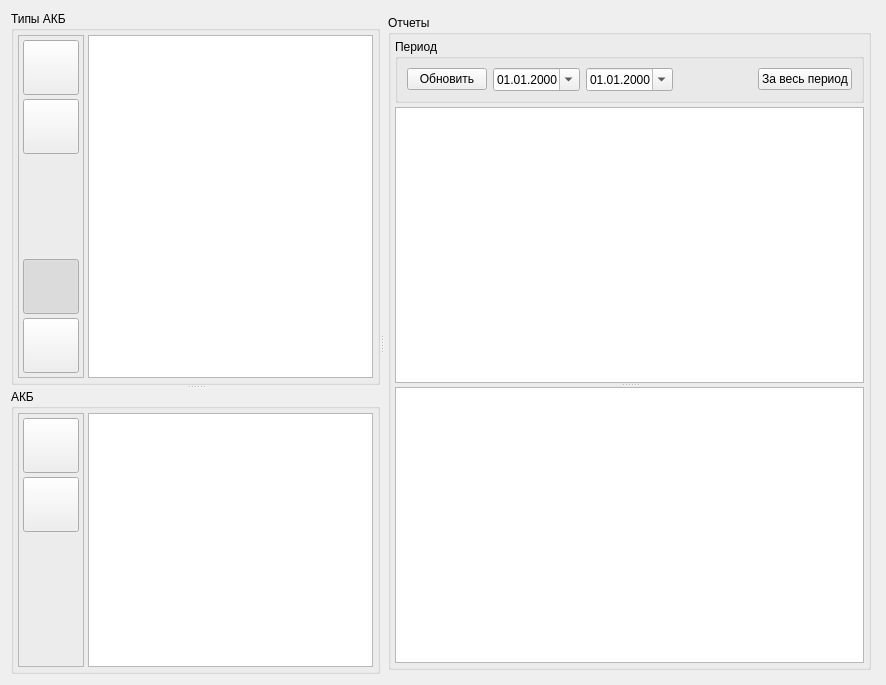
<?xml version="1.0" encoding="UTF-8"?>
<ui version="4.0">
 <class>ReportCommon</class>
 <widget class="QWidget" name="ReportCommon">
  <property name="geometry">
   <rect>
    <x>0</x>
    <y>0</y>
    <width>886</width>
    <height>685</height>
   </rect>
  </property>
  <property name="windowTitle">
   <string>Form</string>
  </property>
  <layout class="QVBoxLayout" name="verticalLayout_3">
   <item>
    <widget class="QSplitter" name="splitter_2">
     <property name="sizePolicy">
      <sizepolicy hsizetype="Expanding" vsizetype="Expanding">
       <horstretch>0</horstretch>
       <verstretch>0</verstretch>
      </sizepolicy>
     </property>
     <property name="orientation">
      <enum>Qt::Horizontal</enum>
     </property>
     <widget class="QSplitter" name="splitter">
      <property name="orientation">
       <enum>Qt::Vertical</enum>
      </property>
      <widget class="QGroupBox" name="gb_akb_type">
       <property name="sizePolicy">
        <sizepolicy hsizetype="Maximum" vsizetype="Expanding">
         <horstretch>0</horstretch>
         <verstretch>0</verstretch>
        </sizepolicy>
       </property>
       <property name="title">
        <string>Типы АКБ</string>
       </property>
       <layout class="QHBoxLayout" name="horizontalLayout_2">
        <property name="spacing">
         <number>4</number>
        </property>
        <property name="leftMargin">
         <number>4</number>
        </property>
        <property name="topMargin">
         <number>4</number>
        </property>
        <property name="rightMargin">
         <number>4</number>
        </property>
        <property name="bottomMargin">
         <number>4</number>
        </property>
        <item>
         <widget class="QFrame" name="fr_types_btn">
          <property name="sizePolicy">
           <sizepolicy hsizetype="Maximum" vsizetype="Preferred">
            <horstretch>0</horstretch>
            <verstretch>0</verstretch>
           </sizepolicy>
          </property>
          <property name="frameShape">
           <enum>QFrame::StyledPanel</enum>
          </property>
          <property name="frameShadow">
           <enum>QFrame::Raised</enum>
          </property>
          <layout class="QVBoxLayout" name="verticalLayout_2">
           <property name="spacing">
            <number>4</number>
           </property>
           <property name="leftMargin">
            <number>4</number>
           </property>
           <property name="topMargin">
            <number>4</number>
           </property>
           <property name="rightMargin">
            <number>4</number>
           </property>
           <property name="bottomMargin">
            <number>4</number>
           </property>
           <item>
            <widget class="QToolButton" name="bTypesNew">
             <property name="sizePolicy">
              <sizepolicy hsizetype="Maximum" vsizetype="Maximum">
               <horstretch>0</horstretch>
               <verstretch>0</verstretch>
              </sizepolicy>
             </property>
             <property name="text">
              <string/>
             </property>
             <property name="iconSize">
              <size>
               <width>48</width>
               <height>48</height>
              </size>
             </property>
            </widget>
           </item>
           <item>
            <widget class="QToolButton" name="bTypesMarkDel">
             <property name="sizePolicy">
              <sizepolicy hsizetype="Maximum" vsizetype="Maximum">
               <horstretch>0</horstretch>
               <verstretch>0</verstretch>
              </sizepolicy>
             </property>
             <property name="text">
              <string/>
             </property>
             <property name="iconSize">
              <size>
               <width>48</width>
               <height>48</height>
              </size>
             </property>
            </widget>
           </item>
           <item>
            <spacer name="verticalSpacer_2">
             <property name="orientation">
              <enum>Qt::Vertical</enum>
             </property>
             <property name="sizeHint" stdset="0">
              <size>
               <width>20</width>
               <height>20</height>
              </size>
             </property>
            </spacer>
           </item>
           <item>
            <widget class="QToolButton" name="tbUsersPage">
             <property name="sizePolicy">
              <sizepolicy hsizetype="Maximum" vsizetype="Maximum">
               <horstretch>0</horstretch>
               <verstretch>0</verstretch>
              </sizepolicy>
             </property>
             <property name="toolTip">
              <string>Отчеты</string>
             </property>
             <property name="text">
              <string/>
             </property>
             <property name="icon">
              <iconset resource="../zrm/zrm_resource.qrc">
               <normaloff>:/zrm/icons/report.png</normaloff>:/zrm/icons/report.png</iconset>
             </property>
             <property name="iconSize">
              <size>
               <width>48</width>
               <height>48</height>
              </size>
             </property>
             <property name="checkable">
              <bool>true</bool>
             </property>
             <property name="checked">
              <bool>true</bool>
             </property>
             <property name="autoExclusive">
              <bool>true</bool>
             </property>
            </widget>
           </item>
           <item>
            <widget class="QToolButton" name="tbAnalizePage">
             <property name="sizePolicy">
              <sizepolicy hsizetype="Maximum" vsizetype="Maximum">
               <horstretch>0</horstretch>
               <verstretch>0</verstretch>
              </sizepolicy>
             </property>
             <property name="toolTip">
              <string>Список пользователей</string>
             </property>
             <property name="text">
              <string/>
             </property>
             <property name="icon">
              <iconset resource="zrm_data.qrc">
               <normaloff>:/data/icons/system-users.png</normaloff>:/data/icons/system-users.png</iconset>
             </property>
             <property name="iconSize">
              <size>
               <width>48</width>
               <height>48</height>
              </size>
             </property>
             <property name="checkable">
              <bool>true</bool>
             </property>
             <property name="autoExclusive">
              <bool>true</bool>
             </property>
            </widget>
           </item>
          </layout>
         </widget>
        </item>
        <item>
         <widget class="QTableView" name="TypesTable">
          <property name="sizePolicy">
           <sizepolicy hsizetype="MinimumExpanding" vsizetype="MinimumExpanding">
            <horstretch>0</horstretch>
            <verstretch>0</verstretch>
           </sizepolicy>
          </property>
          <property name="editTriggers">
           <set>QAbstractItemView::AnyKeyPressed|QAbstractItemView::DoubleClicked|QAbstractItemView::EditKeyPressed|QAbstractItemView::SelectedClicked</set>
          </property>
         </widget>
        </item>
       </layout>
      </widget>
      <widget class="QGroupBox" name="gb_akb_list">
       <property name="sizePolicy">
        <sizepolicy hsizetype="Maximum" vsizetype="Preferred">
         <horstretch>0</horstretch>
         <verstretch>0</verstretch>
        </sizepolicy>
       </property>
       <property name="title">
        <string>АКБ</string>
       </property>
       <layout class="QHBoxLayout" name="horizontalLayout">
        <property name="spacing">
         <number>4</number>
        </property>
        <property name="leftMargin">
         <number>4</number>
        </property>
        <property name="topMargin">
         <number>4</number>
        </property>
        <property name="rightMargin">
         <number>4</number>
        </property>
        <property name="bottomMargin">
         <number>4</number>
        </property>
        <item>
         <widget class="QFrame" name="fr_numbers_btn">
          <property name="sizePolicy">
           <sizepolicy hsizetype="Maximum" vsizetype="Preferred">
            <horstretch>0</horstretch>
            <verstretch>0</verstretch>
           </sizepolicy>
          </property>
          <property name="frameShape">
           <enum>QFrame::StyledPanel</enum>
          </property>
          <property name="frameShadow">
           <enum>QFrame::Raised</enum>
          </property>
          <layout class="QVBoxLayout" name="verticalLayout">
           <property name="spacing">
            <number>4</number>
           </property>
           <property name="leftMargin">
            <number>4</number>
           </property>
           <property name="topMargin">
            <number>4</number>
           </property>
           <property name="rightMargin">
            <number>4</number>
           </property>
           <property name="bottomMargin">
            <number>4</number>
           </property>
           <item>
            <widget class="QToolButton" name="bNumbersNew">
             <property name="sizePolicy">
              <sizepolicy hsizetype="Maximum" vsizetype="Maximum">
               <horstretch>0</horstretch>
               <verstretch>0</verstretch>
              </sizepolicy>
             </property>
             <property name="text">
              <string/>
             </property>
             <property name="iconSize">
              <size>
               <width>48</width>
               <height>48</height>
              </size>
             </property>
            </widget>
           </item>
           <item>
            <widget class="QToolButton" name="bNumbersMarkDel">
             <property name="sizePolicy">
              <sizepolicy hsizetype="Maximum" vsizetype="Maximum">
               <horstretch>0</horstretch>
               <verstretch>0</verstretch>
              </sizepolicy>
             </property>
             <property name="text">
              <string/>
             </property>
             <property name="iconSize">
              <size>
               <width>48</width>
               <height>48</height>
              </size>
             </property>
            </widget>
           </item>
           <item>
            <spacer name="verticalSpacer">
             <property name="orientation">
              <enum>Qt::Vertical</enum>
             </property>
             <property name="sizeHint" stdset="0">
              <size>
               <width>20</width>
               <height>40</height>
              </size>
             </property>
            </spacer>
           </item>
          </layout>
         </widget>
        </item>
        <item>
         <widget class="QTableView" name="NumbersTable">
          <property name="sizePolicy">
           <sizepolicy hsizetype="MinimumExpanding" vsizetype="Expanding">
            <horstretch>0</horstretch>
            <verstretch>0</verstretch>
           </sizepolicy>
          </property>
          <property name="editTriggers">
           <set>QAbstractItemView::AnyKeyPressed|QAbstractItemView::DoubleClicked|QAbstractItemView::EditKeyPressed|QAbstractItemView::SelectedClicked</set>
          </property>
         </widget>
        </item>
       </layout>
      </widget>
     </widget>
     <widget class="QStackedWidget" name="stackedWidget">
      <property name="sizePolicy">
       <sizepolicy hsizetype="Expanding" vsizetype="Preferred">
        <horstretch>0</horstretch>
        <verstretch>0</verstretch>
       </sizepolicy>
      </property>
      <property name="currentIndex">
       <number>2</number>
      </property>
      <widget class="QWidget" name="users_page">
       <layout class="QVBoxLayout" name="verticalLayout_5">
        <property name="spacing">
         <number>4</number>
        </property>
        <property name="leftMargin">
         <number>0</number>
        </property>
        <property name="topMargin">
         <number>0</number>
        </property>
        <property name="rightMargin">
         <number>0</number>
        </property>
        <property name="bottomMargin">
         <number>0</number>
        </property>
        <item>
         <widget class="QGroupBox" name="groupBox">
          <property name="sizePolicy">
           <sizepolicy hsizetype="Expanding" vsizetype="Preferred">
            <horstretch>0</horstretch>
            <verstretch>0</verstretch>
           </sizepolicy>
          </property>
          <property name="title">
           <string>Пользователи</string>
          </property>
          <layout class="QHBoxLayout" name="horizontalLayout_3">
           <property name="spacing">
            <number>4</number>
           </property>
           <property name="leftMargin">
            <number>4</number>
           </property>
           <property name="topMargin">
            <number>4</number>
           </property>
           <property name="rightMargin">
            <number>4</number>
           </property>
           <property name="bottomMargin">
            <number>4</number>
           </property>
           <item>
            <widget class="QTableView" name="UsersTable">
             <property name="frameShape">
              <enum>QFrame::StyledPanel</enum>
             </property>
             <property name="frameShadow">
              <enum>QFrame::Sunken</enum>
             </property>
             <property name="editTriggers">
              <set>QAbstractItemView::AnyKeyPressed|QAbstractItemView::DoubleClicked|QAbstractItemView::EditKeyPressed|QAbstractItemView::SelectedClicked</set>
             </property>
             <property name="sortingEnabled">
              <bool>true</bool>
             </property>
            </widget>
           </item>
           <item>
            <widget class="QFrame" name="fr_users_btn">
             <property name="sizePolicy">
              <sizepolicy hsizetype="Maximum" vsizetype="Expanding">
               <horstretch>0</horstretch>
               <verstretch>0</verstretch>
              </sizepolicy>
             </property>
             <property name="frameShape">
              <enum>QFrame::StyledPanel</enum>
             </property>
             <property name="frameShadow">
              <enum>QFrame::Raised</enum>
             </property>
             <layout class="QVBoxLayout" name="verticalLayout_4">
              <property name="spacing">
               <number>4</number>
              </property>
              <property name="leftMargin">
               <number>4</number>
              </property>
              <property name="topMargin">
               <number>4</number>
              </property>
              <property name="rightMargin">
               <number>4</number>
              </property>
              <property name="bottomMargin">
               <number>4</number>
              </property>
              <item>
               <widget class="QToolButton" name="bUserNew">
                <property name="sizePolicy">
                 <sizepolicy hsizetype="Maximum" vsizetype="Maximum">
                  <horstretch>0</horstretch>
                  <verstretch>0</verstretch>
                 </sizepolicy>
                </property>
                <property name="text">
                 <string/>
                </property>
                <property name="iconSize">
                 <size>
                  <width>48</width>
                  <height>48</height>
                 </size>
                </property>
               </widget>
              </item>
              <item>
               <widget class="QToolButton" name="bUserMarkDel">
                <property name="sizePolicy">
                 <sizepolicy hsizetype="Maximum" vsizetype="Maximum">
                  <horstretch>0</horstretch>
                  <verstretch>0</verstretch>
                 </sizepolicy>
                </property>
                <property name="text">
                 <string/>
                </property>
                <property name="iconSize">
                 <size>
                  <width>48</width>
                  <height>48</height>
                 </size>
                </property>
               </widget>
              </item>
              <item>
               <spacer name="verticalSpacer_4">
                <property name="orientation">
                 <enum>Qt::Vertical</enum>
                </property>
                <property name="sizeHint" stdset="0">
                 <size>
                  <width>20</width>
                  <height>40</height>
                 </size>
                </property>
               </spacer>
              </item>
             </layout>
            </widget>
           </item>
          </layout>
         </widget>
        </item>
       </layout>
      </widget>
      <widget class="QWidget" name="page">
       <widget class="QToolButton" name="bTypesApply">
        <property name="geometry">
         <rect>
          <x>20</x>
          <y>40</y>
          <width>55</width>
          <height>54</height>
         </rect>
        </property>
        <property name="sizePolicy">
         <sizepolicy hsizetype="Maximum" vsizetype="Maximum">
          <horstretch>0</horstretch>
          <verstretch>0</verstretch>
         </sizepolicy>
        </property>
        <property name="text">
         <string/>
        </property>
        <property name="iconSize">
         <size>
          <width>48</width>
          <height>48</height>
         </size>
        </property>
       </widget>
       <widget class="QToolButton" name="bTypesRevert">
        <property name="geometry">
         <rect>
          <x>20</x>
          <y>100</y>
          <width>55</width>
          <height>54</height>
         </rect>
        </property>
        <property name="sizePolicy">
         <sizepolicy hsizetype="Maximum" vsizetype="Maximum">
          <horstretch>0</horstretch>
          <verstretch>0</verstretch>
         </sizepolicy>
        </property>
        <property name="text">
         <string/>
        </property>
        <property name="iconSize">
         <size>
          <width>48</width>
          <height>48</height>
         </size>
        </property>
       </widget>
       <widget class="QToolButton" name="bNumbersApply">
        <property name="geometry">
         <rect>
          <x>120</x>
          <y>40</y>
          <width>55</width>
          <height>54</height>
         </rect>
        </property>
        <property name="sizePolicy">
         <sizepolicy hsizetype="Maximum" vsizetype="Maximum">
          <horstretch>0</horstretch>
          <verstretch>0</verstretch>
         </sizepolicy>
        </property>
        <property name="text">
         <string/>
        </property>
        <property name="iconSize">
         <size>
          <width>48</width>
          <height>48</height>
         </size>
        </property>
       </widget>
       <widget class="QToolButton" name="bNumbersRevert">
        <property name="geometry">
         <rect>
          <x>120</x>
          <y>100</y>
          <width>55</width>
          <height>54</height>
         </rect>
        </property>
        <property name="sizePolicy">
         <sizepolicy hsizetype="Maximum" vsizetype="Maximum">
          <horstretch>0</horstretch>
          <verstretch>0</verstretch>
         </sizepolicy>
        </property>
        <property name="text">
         <string/>
        </property>
        <property name="iconSize">
         <size>
          <width>48</width>
          <height>48</height>
         </size>
        </property>
       </widget>
       <widget class="QToolButton" name="bUserRevert">
        <property name="geometry">
         <rect>
          <x>220</x>
          <y>100</y>
          <width>55</width>
          <height>54</height>
         </rect>
        </property>
        <property name="sizePolicy">
         <sizepolicy hsizetype="Maximum" vsizetype="Maximum">
          <horstretch>0</horstretch>
          <verstretch>0</verstretch>
         </sizepolicy>
        </property>
        <property name="text">
         <string/>
        </property>
        <property name="iconSize">
         <size>
          <width>48</width>
          <height>48</height>
         </size>
        </property>
       </widget>
       <widget class="QToolButton" name="bUserApply">
        <property name="geometry">
         <rect>
          <x>220</x>
          <y>40</y>
          <width>55</width>
          <height>54</height>
         </rect>
        </property>
        <property name="sizePolicy">
         <sizepolicy hsizetype="Maximum" vsizetype="Maximum">
          <horstretch>0</horstretch>
          <verstretch>0</verstretch>
         </sizepolicy>
        </property>
        <property name="text">
         <string/>
        </property>
        <property name="iconSize">
         <size>
          <width>48</width>
          <height>48</height>
         </size>
        </property>
       </widget>
      </widget>
      <widget class="QWidget" name="analize_page">
       <layout class="QVBoxLayout" name="verticalLayout_7">
        <property name="spacing">
         <number>4</number>
        </property>
        <property name="leftMargin">
         <number>4</number>
        </property>
        <property name="topMargin">
         <number>4</number>
        </property>
        <property name="rightMargin">
         <number>4</number>
        </property>
        <property name="bottomMargin">
         <number>4</number>
        </property>
        <item>
         <widget class="QGroupBox" name="groupBox_2">
          <property name="title">
           <string>Отчеты</string>
          </property>
          <layout class="QVBoxLayout" name="verticalLayout_6">
           <property name="spacing">
            <number>4</number>
           </property>
           <property name="leftMargin">
            <number>4</number>
           </property>
           <property name="topMargin">
            <number>4</number>
           </property>
           <property name="rightMargin">
            <number>4</number>
           </property>
           <property name="bottomMargin">
            <number>4</number>
           </property>
           <item>
            <widget class="QGroupBox" name="groupBox_3">
             <property name="title">
              <string>Период</string>
             </property>
             <layout class="QHBoxLayout" name="horizontalLayout_4">
              <item>
               <widget class="QPushButton" name="bReadReports">
                <property name="text">
                 <string>Обновить</string>
                </property>
                <property name="icon">
                 <iconset resource="zrm_data.qrc">
                  <normaloff>:/data/icons/undo.png</normaloff>:/data/icons/undo.png</iconset>
                </property>
                <property name="iconSize">
                 <size>
                  <width>32</width>
                  <height>32</height>
                 </size>
                </property>
               </widget>
              </item>
              <item>
               <widget class="QDateEdit" name="dtm_beg">
                <property name="buttonSymbols">
                 <enum>QAbstractSpinBox::PlusMinus</enum>
                </property>
                <property name="maximumTime">
                 <time>
                  <hour>23</hour>
                  <minute>59</minute>
                  <second>59</second>
                 </time>
                </property>
                <property name="minimumTime">
                 <time>
                  <hour>0</hour>
                  <minute>0</minute>
                  <second>0</second>
                 </time>
                </property>
                <property name="displayFormat">
                 <string>dd.MM.yyyy</string>
                </property>
                <property name="calendarPopup">
                 <bool>true</bool>
                </property>
               </widget>
              </item>
              <item>
               <widget class="QDateEdit" name="dtm_end">
                <property name="buttonSymbols">
                 <enum>QAbstractSpinBox::PlusMinus</enum>
                </property>
                <property name="displayFormat">
                 <string>dd.MM.yyyy</string>
                </property>
                <property name="calendarPopup">
                 <bool>true</bool>
                </property>
               </widget>
              </item>
              <item>
               <spacer name="horizontalSpacer">
                <property name="orientation">
                 <enum>Qt::Horizontal</enum>
                </property>
                <property name="sizeHint" stdset="0">
                 <size>
                  <width>40</width>
                  <height>20</height>
                 </size>
                </property>
               </spacer>
              </item>
              <item>
               <widget class="QPushButton" name="bAllTimes">
                <property name="text">
                 <string>За весь период</string>
                </property>
                <property name="icon">
                 <iconset resource="../powermon.qrc">
                  <normaloff>:/icons/icons/checkbox_unchecked_focus.png</normaloff>
                  <normalon>:/icons/icons/checkbox_checked_focus.png</normalon>:/icons/icons/checkbox_unchecked_focus.png</iconset>
                </property>
                <property name="iconSize">
                 <size>
                  <width>24</width>
                  <height>24</height>
                 </size>
                </property>
                <property name="checkable">
                 <bool>true</bool>
                </property>
               </widget>
              </item>
             </layout>
            </widget>
           </item>
           <item>
            <widget class="QSplitter" name="splitter_3">
             <property name="orientation">
              <enum>Qt::Vertical</enum>
             </property>
             <widget class="QTableView" name="ReportTable">
              <property name="editTriggers">
               <set>QAbstractItemView::NoEditTriggers</set>
              </property>
             </widget>
             <widget class="QTableView" name="ReportDetailTable">
              <property name="editTriggers">
               <set>QAbstractItemView::NoEditTriggers</set>
              </property>
             </widget>
            </widget>
           </item>
          </layout>
         </widget>
        </item>
       </layout>
      </widget>
     </widget>
    </widget>
   </item>
  </layout>
  <action name="actUserNew">
   <property name="icon">
    <iconset resource="zrm_data.qrc">
     <normaloff>:/data/icons/new_user.png</normaloff>:/data/icons/new_user.png</iconset>
   </property>
   <property name="text">
    <string>Создать нового пользователя</string>
   </property>
   <property name="toolTip">
    <string>Создать пользователя</string>
   </property>
  </action>
  <action name="actUserRevert">
   <property name="icon">
    <iconset resource="zrm_data.qrc">
     <normaloff>:/data/icons/undo.png</normaloff>:/data/icons/undo.png</iconset>
   </property>
   <property name="text">
    <string>Отмена изменений</string>
   </property>
   <property name="toolTip">
    <string>Отмена изменений</string>
   </property>
  </action>
  <action name="actUserApply">
   <property name="icon">
    <iconset resource="zrm_data.qrc">
     <normaloff>:/data/icons/apply.png</normaloff>:/data/icons/apply.png</iconset>
   </property>
   <property name="text">
    <string>Внести изменения</string>
   </property>
   <property name="toolTip">
    <string>Внести изменения</string>
   </property>
  </action>
  <action name="actUserMarkDel">
   <property name="icon">
    <iconset resource="zrm_data.qrc">
     <normaloff>:/data/icons/delete.png</normaloff>:/data/icons/delete.png</iconset>
   </property>
   <property name="text">
    <string>Удалить</string>
   </property>
   <property name="toolTip">
    <string>Удалить</string>
   </property>
  </action>
  <action name="actTypeNew">
   <property name="icon">
    <iconset resource="zrm_data.qrc">
     <normaloff>:/data/icons/new.png</normaloff>:/data/icons/new.png</iconset>
   </property>
   <property name="text">
    <string>Создать новый тип</string>
   </property>
   <property name="toolTip">
    <string>Создать новый тип</string>
   </property>
  </action>
  <action name="actTypeRevert">
   <property name="icon">
    <iconset resource="zrm_data.qrc">
     <normaloff>:/data/icons/undo.png</normaloff>:/data/icons/undo.png</iconset>
   </property>
   <property name="text">
    <string>Отмена изменений</string>
   </property>
   <property name="toolTip">
    <string>Отмена изменений</string>
   </property>
  </action>
  <action name="actTypeApply">
   <property name="icon">
    <iconset resource="zrm_data.qrc">
     <normaloff>:/data/icons/apply.png</normaloff>:/data/icons/apply.png</iconset>
   </property>
   <property name="text">
    <string>Внести изменения</string>
   </property>
   <property name="toolTip">
    <string>Внести изменения</string>
   </property>
  </action>
  <action name="actTypeMarkDel">
   <property name="icon">
    <iconset resource="zrm_data.qrc">
     <normaloff>:/data/icons/delete.png</normaloff>:/data/icons/delete.png</iconset>
   </property>
   <property name="text">
    <string>Удалить</string>
   </property>
   <property name="toolTip">
    <string>Удалить</string>
   </property>
  </action>
  <action name="actNumberNew">
   <property name="icon">
    <iconset resource="zrm_data.qrc">
     <normaloff>:/data/icons/new.png</normaloff>:/data/icons/new.png</iconset>
   </property>
   <property name="text">
    <string>Создать новый серийный номер</string>
   </property>
   <property name="toolTip">
    <string>Создать  серийный номер</string>
   </property>
  </action>
  <action name="actNumberRevert">
   <property name="icon">
    <iconset resource="zrm_data.qrc">
     <normaloff>:/data/icons/undo.png</normaloff>:/data/icons/undo.png</iconset>
   </property>
   <property name="text">
    <string>Отмена изменений</string>
   </property>
   <property name="toolTip">
    <string>Отмена изменений</string>
   </property>
  </action>
  <action name="actNumberApply">
   <property name="icon">
    <iconset resource="zrm_data.qrc">
     <normaloff>:/data/icons/apply.png</normaloff>:/data/icons/apply.png</iconset>
   </property>
   <property name="text">
    <string>Внести изменения</string>
   </property>
   <property name="toolTip">
    <string>Внести изменения</string>
   </property>
  </action>
  <action name="actNumberMarkDel">
   <property name="icon">
    <iconset resource="zrm_data.qrc">
     <normaloff>:/data/icons/delete.png</normaloff>:/data/icons/delete.png</iconset>
   </property>
   <property name="text">
    <string>Удалить</string>
   </property>
   <property name="toolTip">
    <string>Удалить</string>
   </property>
  </action>
 </widget>
 <tabstops>
  <tabstop>bTypesNew</tabstop>
  <tabstop>bTypesMarkDel</tabstop>
  <tabstop>TypesTable</tabstop>
  <tabstop>tbUsersPage</tabstop>
  <tabstop>tbAnalizePage</tabstop>
  <tabstop>bNumbersNew</tabstop>
  <tabstop>bNumbersMarkDel</tabstop>
  <tabstop>NumbersTable</tabstop>
  <tabstop>bReadReports</tabstop>
  <tabstop>dtm_beg</tabstop>
  <tabstop>dtm_end</tabstop>
  <tabstop>bAllTimes</tabstop>
  <tabstop>ReportTable</tabstop>
  <tabstop>ReportDetailTable</tabstop>
  <tabstop>UsersTable</tabstop>
  <tabstop>bUserNew</tabstop>
  <tabstop>bUserMarkDel</tabstop>
  <tabstop>bTypesApply</tabstop>
  <tabstop>bUserRevert</tabstop>
  <tabstop>bUserApply</tabstop>
  <tabstop>bNumbersRevert</tabstop>
  <tabstop>bTypesRevert</tabstop>
  <tabstop>bNumbersApply</tabstop>
 </tabstops>
 <resources>
  <include location="zrm_data.qrc"/>
  <include location="../zrm/zrm_resource.qrc"/>
  <include location="../powermon.qrc"/>
 </resources>
 <connections>
  <connection>
   <sender>bAllTimes</sender>
   <signal>toggled(bool)</signal>
   <receiver>dtm_end</receiver>
   <slot>setDisabled(bool)</slot>
   <hints>
    <hint type="sourcelabel">
     <x>820</x>
     <y>73</y>
    </hint>
    <hint type="destinationlabel">
     <x>637</x>
     <y>68</y>
    </hint>
   </hints>
  </connection>
  <connection>
   <sender>bAllTimes</sender>
   <signal>toggled(bool)</signal>
   <receiver>dtm_beg</receiver>
   <slot>setDisabled(bool)</slot>
   <hints>
    <hint type="sourcelabel">
     <x>821</x>
     <y>54</y>
    </hint>
    <hint type="destinationlabel">
     <x>574</x>
     <y>68</y>
    </hint>
   </hints>
  </connection>
 </connections>
</ui>
